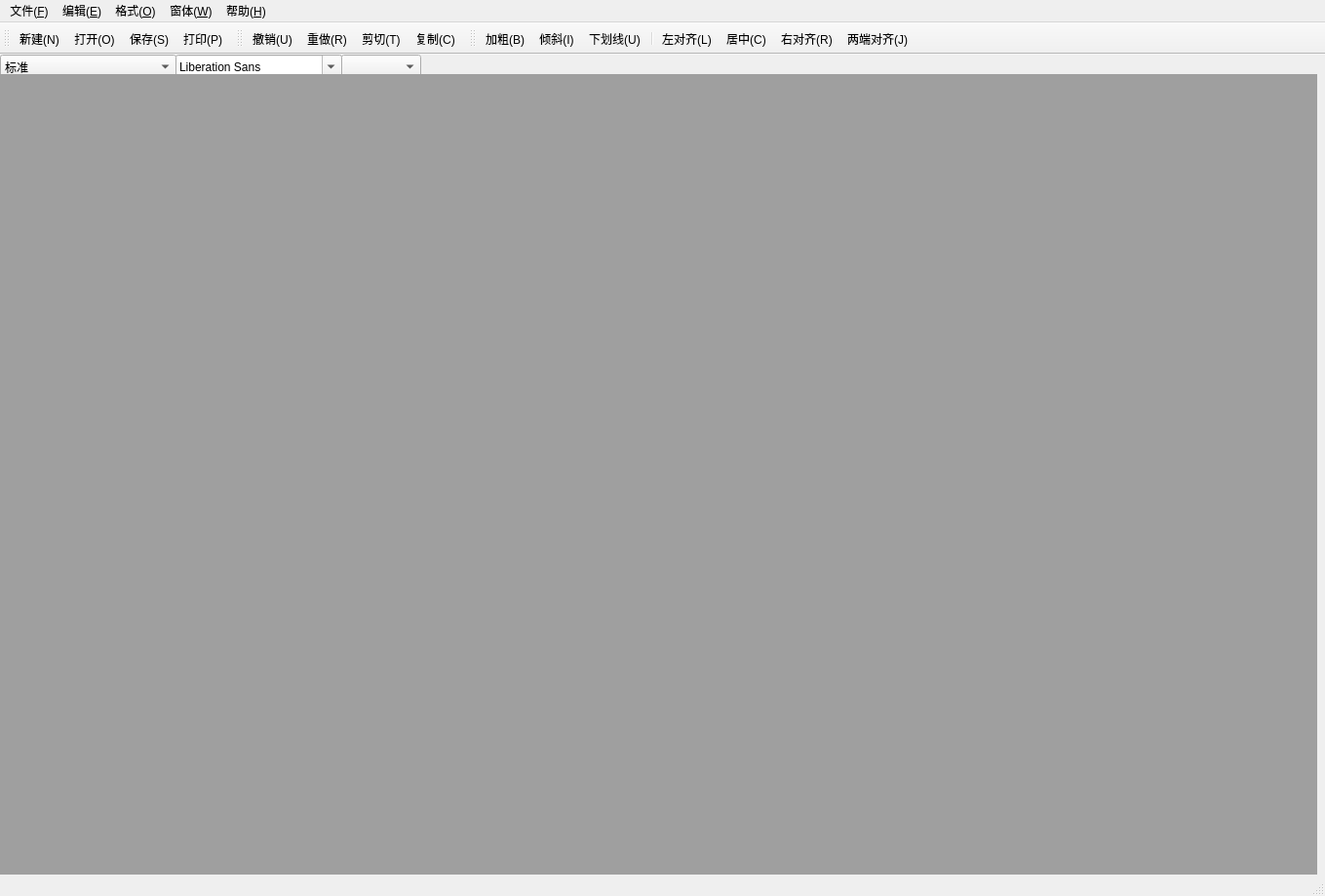
<?xml version="1.0" encoding="UTF-8"?>
<ui version="4.0">
 <class>MainWindow</class>
 <widget class="QMainWindow" name="MainWindow">
  <property name="geometry">
   <rect>
    <x>0</x>
    <y>0</y>
    <width>1359</width>
    <height>919</height>
   </rect>
  </property>
  <property name="windowTitle">
   <string>My WPS</string>
  </property>
  <property name="windowIcon">
   <iconset resource="images.qrc">
    <normaloff>:/images/images/6120.ico</normaloff>:/images/images/6120.ico</iconset>
  </property>
  <widget class="QWidget" name="centralwidget">
   <widget class="QComboBox" name="comboBox">
    <property name="geometry">
     <rect>
      <x>0</x>
      <y>0</y>
      <width>181</width>
      <height>25</height>
     </rect>
    </property>
    <item>
     <property name="text">
      <string>标准</string>
     </property>
    </item>
    <item>
     <property name="text">
      <string>项目符号●</string>
     </property>
    </item>
    <item>
     <property name="text">
      <string>项目符号○</string>
     </property>
    </item>
    <item>
     <property name="text">
      <string>项目符号■</string>
     </property>
    </item>
    <item>
     <property name="text">
      <string>项目符号1.2.3.</string>
     </property>
    </item>
    <item>
     <property name="text">
      <string>项目符号a.b.c.</string>
     </property>
    </item>
    <item>
     <property name="text">
      <string>项目符号A.B.C.</string>
     </property>
    </item>
    <item>
     <property name="text">
      <string>项目符号i.ii.iii.</string>
     </property>
    </item>
    <item>
     <property name="text">
      <string>项目符号I.II.III.</string>
     </property>
    </item>
   </widget>
   <widget class="QFontComboBox" name="fontComboBox">
    <property name="geometry">
     <rect>
      <x>180</x>
      <y>0</y>
      <width>171</width>
      <height>25</height>
     </rect>
    </property>
   </widget>
   <widget class="QComboBox" name="sizeComboBox">
    <property name="geometry">
     <rect>
      <x>350</x>
      <y>0</y>
      <width>82</width>
      <height>25</height>
     </rect>
    </property>
   </widget>
   <widget class="QMdiArea" name="mdiArea">
    <property name="geometry">
     <rect>
      <x>0</x>
      <y>20</y>
      <width>1351</width>
      <height>841</height>
     </rect>
    </property>
   </widget>
  </widget>
  <widget class="QMenuBar" name="menubar">
   <property name="geometry">
    <rect>
     <x>0</x>
     <y>0</y>
     <width>1359</width>
     <height>26</height>
    </rect>
   </property>
   <widget class="QMenu" name="menu_File">
    <property name="title">
     <string>文件(&amp;F)</string>
    </property>
    <addaction name="newAction"/>
    <addaction name="openAction"/>
    <addaction name="saveAction"/>
    <addaction name="saveAsAction"/>
    <addaction name="printAction"/>
    <addaction name="printPreviewAction"/>
    <addaction name="exitAction"/>
   </widget>
   <widget class="QMenu" name="menu_Edit">
    <property name="title">
     <string>编辑(&amp;E)</string>
    </property>
    <addaction name="undoAction"/>
    <addaction name="redoAction"/>
    <addaction name="cutAction"/>
    <addaction name="copyAction"/>
    <addaction name="pasteAction"/>
   </widget>
   <widget class="QMenu" name="menu_Format">
    <property name="title">
     <string>格式(&amp;O)</string>
    </property>
    <widget class="QMenu" name="menu_Font">
     <property name="title">
      <string>字体(D)</string>
     </property>
     <addaction name="boldAction"/>
     <addaction name="italicAction"/>
     <addaction name="underlineAction"/>
    </widget>
    <widget class="QMenu" name="menu_Place">
     <property name="title">
      <string>段落</string>
     </property>
     <addaction name="leftAlignAction"/>
     <addaction name="centerAction"/>
     <addaction name="rightAlignAction"/>
     <addaction name="justifyAction"/>
    </widget>
    <addaction name="menu_Font"/>
    <addaction name="menu_Place"/>
    <addaction name="colorAction"/>
   </widget>
   <widget class="QMenu" name="menu_Window">
    <property name="title">
     <string>窗体(&amp;W)</string>
    </property>
    <addaction name="closeAction"/>
    <addaction name="closeAllAction"/>
    <addaction name="tileAction"/>
    <addaction name="cascadeAction"/>
    <addaction name="nextAction"/>
    <addaction name="previousAction"/>
   </widget>
   <widget class="QMenu" name="menu_Help">
    <property name="title">
     <string>帮助(&amp;H)</string>
    </property>
    <addaction name="aboutAction"/>
   </widget>
   <addaction name="menu_File"/>
   <addaction name="menu_Edit"/>
   <addaction name="menu_Format"/>
   <addaction name="menu_Window"/>
   <addaction name="menu_Help"/>
  </widget>
  <widget class="QStatusBar" name="statusbar"/>
  <widget class="QToolBar" name="toolBar_File">
   <property name="windowTitle">
    <string>toolBar</string>
   </property>
   <attribute name="toolBarArea">
    <enum>TopToolBarArea</enum>
   </attribute>
   <attribute name="toolBarBreak">
    <bool>false</bool>
   </attribute>
   <addaction name="newAction"/>
   <addaction name="openAction"/>
   <addaction name="saveAction"/>
   <addaction name="printAction"/>
  </widget>
  <widget class="QToolBar" name="toolBar_Redo">
   <property name="windowTitle">
    <string>toolBar_2</string>
   </property>
   <attribute name="toolBarArea">
    <enum>TopToolBarArea</enum>
   </attribute>
   <attribute name="toolBarBreak">
    <bool>false</bool>
   </attribute>
   <addaction name="undoAction"/>
   <addaction name="redoAction"/>
   <addaction name="cutAction"/>
   <addaction name="copyAction"/>
  </widget>
  <widget class="QToolBar" name="toolBar_Font">
   <property name="windowTitle">
    <string>toolBar_3</string>
   </property>
   <attribute name="toolBarArea">
    <enum>TopToolBarArea</enum>
   </attribute>
   <attribute name="toolBarBreak">
    <bool>false</bool>
   </attribute>
   <addaction name="boldAction"/>
   <addaction name="italicAction"/>
   <addaction name="underlineAction"/>
   <addaction name="separator"/>
   <addaction name="leftAlignAction"/>
   <addaction name="centerAction"/>
   <addaction name="rightAlignAction"/>
   <addaction name="justifyAction"/>
  </widget>
  <action name="newAction">
   <property name="text">
    <string>新建(N)</string>
   </property>
   <property name="statusTip">
    <string>新建一个文件</string>
   </property>
   <property name="shortcut">
    <string>Ctrl+N</string>
   </property>
  </action>
  <action name="openAction">
   <property name="text">
    <string>打开(O)</string>
   </property>
   <property name="statusTip">
    <string>打开一个文档</string>
   </property>
   <property name="shortcut">
    <string>Ctrl+O</string>
   </property>
  </action>
  <action name="saveAction">
   <property name="text">
    <string>保存(S)</string>
   </property>
   <property name="statusTip">
    <string>将当前的文档存盘</string>
   </property>
   <property name="whatsThis">
    <string/>
   </property>
   <property name="shortcut">
    <string>Ctrl+S</string>
   </property>
  </action>
  <action name="saveAsAction">
   <property name="text">
    <string>另存为(A)...</string>
   </property>
   <property name="statusTip">
    <string>以一个新名字保存文档</string>
   </property>
  </action>
  <action name="printAction">
   <property name="text">
    <string>打印(P)...</string>
   </property>
   <property name="statusTip">
    <string>打印输出文档</string>
   </property>
   <property name="shortcut">
    <string>Ctrl+P</string>
   </property>
  </action>
  <action name="printPreviewAction">
   <property name="text">
    <string>打印预览...</string>
   </property>
   <property name="statusTip">
    <string>预览打印效果</string>
   </property>
  </action>
  <action name="exitAction">
   <property name="text">
    <string>退出</string>
   </property>
   <property name="statusTip">
    <string>退出应用程序</string>
   </property>
  </action>
  <action name="undoAction">
   <property name="text">
    <string>撤销(U)</string>
   </property>
   <property name="statusTip">
    <string>撤销当前操作</string>
   </property>
   <property name="shortcut">
    <string>Ctrl+Z</string>
   </property>
  </action>
  <action name="redoAction">
   <property name="text">
    <string>重做(R)</string>
   </property>
   <property name="statusTip">
    <string>重做</string>
   </property>
   <property name="shortcut">
    <string>Ctrl+Y</string>
   </property>
  </action>
  <action name="cutAction">
   <property name="text">
    <string>剪切(T)</string>
   </property>
   <property name="whatsThis">
    <string>从文档中裁剪选中的内容，并放入剪切板</string>
   </property>
   <property name="shortcut">
    <string>Ctrl+X</string>
   </property>
  </action>
  <action name="copyAction">
   <property name="text">
    <string>复制(C)</string>
   </property>
   <property name="statusTip">
    <string>复制所选的内容，并放入剪切板</string>
   </property>
   <property name="shortcut">
    <string>Ctrl+C</string>
   </property>
  </action>
  <action name="pasteAction">
   <property name="text">
    <string>粘贴(P)</string>
   </property>
   <property name="statusTip">
    <string>将剪切板的内容粘贴到文档</string>
   </property>
   <property name="shortcut">
    <string>Ctrl+V</string>
   </property>
  </action>
  <action name="boldAction">
   <property name="text">
    <string>加粗(B)</string>
   </property>
   <property name="statusTip">
    <string>将所选文字加粗</string>
   </property>
   <property name="shortcut">
    <string>Ctrl+B</string>
   </property>
  </action>
  <action name="italicAction">
   <property name="text">
    <string>倾斜(I)</string>
   </property>
   <property name="statusTip">
    <string>将所选文字用斜体显示</string>
   </property>
   <property name="shortcut">
    <string>Ctrl+I</string>
   </property>
  </action>
  <action name="underlineAction">
   <property name="text">
    <string>下划线(U)</string>
   </property>
   <property name="statusTip">
    <string>将所选文字加下划线</string>
   </property>
   <property name="shortcut">
    <string>Ctrl+U</string>
   </property>
  </action>
  <action name="leftAlignAction">
   <property name="text">
    <string>左对齐(L)</string>
   </property>
   <property name="statusTip">
    <string>将所选文字左对齐</string>
   </property>
   <property name="shortcut">
    <string>Ctrl+L</string>
   </property>
  </action>
  <action name="centerAction">
   <property name="text">
    <string>居中(C)</string>
   </property>
   <property name="statusTip">
    <string>将所选文字居中</string>
   </property>
   <property name="shortcut">
    <string>Ctrl+E</string>
   </property>
  </action>
  <action name="rightAlignAction">
   <property name="text">
    <string>右对齐(R)</string>
   </property>
   <property name="statusTip">
    <string>将所选文字右对齐</string>
   </property>
   <property name="shortcut">
    <string>Ctrl+R</string>
   </property>
  </action>
  <action name="justifyAction">
   <property name="text">
    <string>两端对齐(J)</string>
   </property>
   <property name="statusTip">
    <string>将所选文字两端对齐，并根据需要调整间距</string>
   </property>
   <property name="shortcut">
    <string>Ctrl+J</string>
   </property>
  </action>
  <action name="colorAction">
   <property name="text">
    <string>颜色(C)...</string>
   </property>
   <property name="statusTip">
    <string>设置文字颜色</string>
   </property>
  </action>
  <action name="aboutAction">
   <property name="text">
    <string>关于(A)</string>
   </property>
   <property name="statusTip">
    <string>关于我的WPS</string>
   </property>
  </action>
  <action name="closeAction">
   <property name="text">
    <string>关闭(O)</string>
   </property>
   <property name="statusTip">
    <string>关闭活动子窗口</string>
   </property>
  </action>
  <action name="closeAllAction">
   <property name="text">
    <string>关闭所有(A)</string>
   </property>
   <property name="statusTip">
    <string>关闭所有子窗口</string>
   </property>
  </action>
  <action name="tileAction">
   <property name="text">
    <string>平铺(T)</string>
   </property>
   <property name="statusTip">
    <string>平铺子窗口</string>
   </property>
  </action>
  <action name="cascadeAction">
   <property name="text">
    <string>层叠(C)</string>
   </property>
   <property name="statusTip">
    <string>层叠子窗口</string>
   </property>
  </action>
  <action name="nextAction">
   <property name="text">
    <string>下一个(X)</string>
   </property>
   <property name="statusTip">
    <string>移动焦点到下一个子窗口</string>
   </property>
   <property name="shortcut">
    <string>Ctrl+Tab</string>
   </property>
  </action>
  <action name="previousAction">
   <property name="text">
    <string>前一个(V)</string>
   </property>
   <property name="statusTip">
    <string>移动焦点到前一个子窗口</string>
   </property>
   <property name="shortcut">
    <string>Ctrl+Shift+Tab</string>
   </property>
  </action>
 </widget>
 <resources>
  <include location="images.qrc"/>
 </resources>
 <connections/>
</ui>
